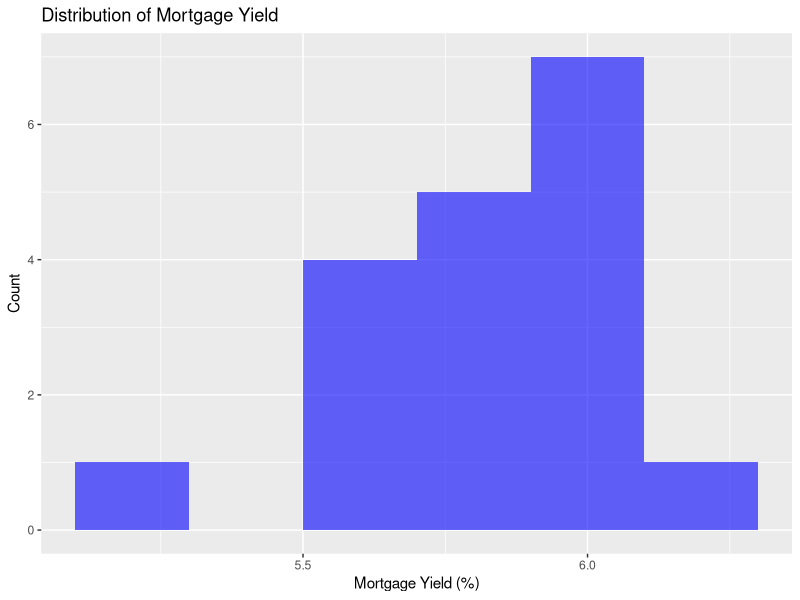
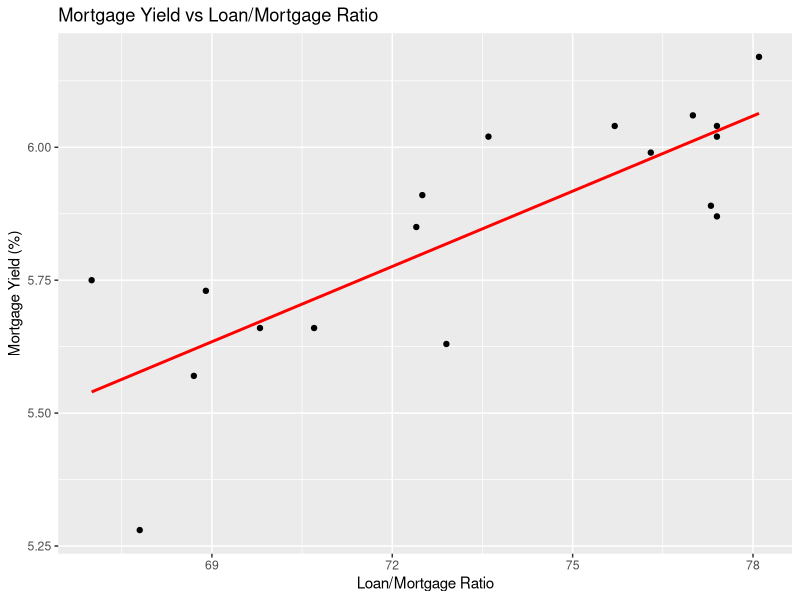

Here is the R script that generated these plots, in order: (Note: this script raises an error after producing the figures.)
## ---- chunk 1
# Load necessary libraries
library(ggplot2)
library(tidyverse)
library(dplyr)
library(knitr)
library(kableExtra)
library(xtable)
library(MASS)
library(car)
library(magrittr)

# Read data
df <- read.csv("myield.csv")

# Rename columns for easier reference
colnames(df) <- c("smsa", "mortYld", "X1", "X2", "X3", "X4", "X5", "X6")

# Display first few rows
kable(head(df), caption = "First few rows of the dataset") %>% kable_styling()
## ---- chunk 2
# Count missing values
colSums(is.na(df))

## ---- chunk 3
# Summary Statistics
summary_stats <- summary(df)
kable(summary_stats, caption = "Summary Statistics of Variables") %>% kable_styling()
## ---- chunk 4
# Correlation Matrix
# Compute correlation matrix
cor_matrix <- round(cor(df[,3:8]), 2)  # Excluding 'smsa' and 'mortYld'
kable(cor_matrix, caption = "Correlation Matrix") %>% kable_styling()
## ---- chunk 5
# Histogram of Mortgage Yield
ggplot(df, aes(x = mortYld)) + 
  geom_histogram(binwidth = 0.2, fill = "blue", alpha = 0.6) +
  labs(title = "Distribution of Mortgage Yield", x = "Mortgage Yield (%)", y = "Count")

# Scatter Plot: Mortgage Yield vs Loan/Mortgage Ratio
ggplot(df, aes(x = X1, y = mortYld)) +
  geom_point() +
  geom_smooth(method = "lm", se = FALSE, color = "red") +
  labs(title = "Mortgage Yield vs Loan/Mortgage Ratio", 
       x = "Loan/Mortgage Ratio", y = "Mortgage Yield (%)")
## ---- chunk 6
# Fit linear regression model
model <- lm(mortYld ~ X1 + X2 + X3 + X4 + X5 + X6, data = df)

# Model summary
summary(model)

## ---- chunk 7
# Stepwise regression (both directions)
step_model <- stepAIC(model, direction = "both")
summary(step_model)
## ---- chunk 8
# Compute Variance Inflation Factor (VIF)
vif_values <- vif(model)
kable(as.data.frame(vif_values), caption = "Variance Inflation Factors (VIF)")
kable_styling()

## ---- chunk 9
# Residuals vs Fitted Plot
ggplot(data.frame(fitted = fitted(model), residuals = resid(model)), aes(x = fitted, y = residuals)) +
  geom_point(alpha = 0.5) +
  geom_hline(yintercept = 0, linetype = "dashed") +
  labs(title = "Residuals vs Fitted Plot", x = "Fitted Values", y = "Residuals")
## ---- chunk 10
# QQ-Plot of Residuals
qqnorm(resid(model))
qqline(resid(model), col = "red")
## ---- chunk 11
coeffs <- round(coef(model), 2)
kable(as.data.frame(coeffs), caption = "Final Model Coefficients") 
kable_styling()
